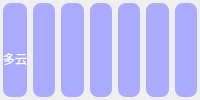
       <widget class="QWidget" name="widget0402" native="true">
        <property name="maximumSize">
         <size>
          <width>16777215</width>
          <height>16777215</height>
         </size>
        </property>
        <layout class="QGridLayout" name="gridLayout_6">
         <property name="leftMargin">
          <number>3</number>
         </property>
         <property name="topMargin">
          <number>3</number>
         </property>
         <property name="rightMargin">
          <number>3</number>
         </property>
         <property name="bottomMargin">
          <number>3</number>
         </property>
         <property name="verticalSpacing">
          <number>0</number>
         </property>
         <item row="1" column="1">
          <widget class="QLabel" name="labelWeatherIcon1">
           <property name="maximumSize">
            <size>
             <width>60</width>
             <height>60</height>
            </size>
           </property>
           <property name="styleSheet">
            <string notr="true">color: rgb(255, 255, 255);
background-color: rgb(37, 37, 37);
border-radius: 8px;
border-bottom-left-radius: 0px;
border-bottom-right-radius: 0px;
background-color: rgb(170, 170, 255);</string>
           </property>
           <property name="text">
            <string/>
           </property>
           <property name="pixmap">
            <pixmap resource="res.qrc">:/res/duoyun.png</pixmap>
           </property>
           <property name="scaledContents">
            <bool>true</bool>
           </property>
           <property name="alignment">
            <set>Qt::AlignCenter</set>
           </property>
          </widget>
         </item>
         <item row="1" column="0">
          <widget class="QLabel" name="labelWeatherIcon0">
           <property name="maximumSize">
            <size>
             <width>60</width>
             <height>60</height>
            </size>
           </property>
           <property name="styleSheet">
            <string notr="true">color: rgb(255, 255, 255);
background-color: rgb(255, 170, 255);
background-color: rgb(170, 170, 255);
border-radius: 8px;
border-bottom-left-radius: 0px;
border-bottom-right-radius: 0px;</string>
           </property>
           <property name="text">
            <string/>
           </property>
           <property name="pixmap">
            <pixmap resource="res.qrc">:/res/duoyun.png</pixmap>
           </property>
           <property name="scaledContents">
            <bool>true</bool>
           </property>
           <property name="alignment">
            <set>Qt::AlignCenter</set>
           </property>
          </widget>
         </item>
         <item row="1" column="4">
          <widget class="QLabel" name="labelWeatherIcon4">
           <property name="maximumSize">
            <size>
             <width>60</width>
             <height>60</height>
            </size>
           </property>
           <property name="styleSheet">
            <string notr="true">color: rgb(255, 255, 255);
background-color: rgb(37, 37, 37);
border-radius: 8px;
border-bottom-left-radius: 0px;
border-bottom-right-radius: 0px;
background-color: rgb(170, 170, 255);</string>
           </property>
           <property name="text">
            <string/>
           </property>
           <property name="pixmap">
            <pixmap resource="res.qrc">:/res/duoyun.png</pixmap>
           </property>
           <property name="scaledContents">
            <bool>true</bool>
           </property>
           <property name="alignment">
            <set>Qt::AlignCenter</set>
           </property>
          </widget>
         </item>
         <item row="2" column="0">
          <widget class="QLabel" name="lbWeatherTypeDate0">
           <property name="styleSheet">
            <string notr="true">color: rgb(255, 255, 255);
background-color: rgb(37, 37, 37);
border-radius: 8px;
border-top-left-radius: 0px;
border-top-right-radius: 0px;
background-color: rgb(170, 170, 255);</string>
           </property>
           <property name="text">
            <string>多云</string>
           </property>
           <property name="alignment">
            <set>Qt::AlignHCenter|Qt::AlignTop</set>
           </property>
          </widget>
         </item>
         <item row="1" column="5">
          <widget class="QLabel" name="labelWeatherIcon5">
           <property name="maximumSize">
            <size>
             <width>60</width>
             <height>60</height>
            </size>
           </property>
           <property name="styleSheet">
            <string notr="true">color: rgb(255, 255, 255);
background-color: rgb(37, 37, 37);
border-radius: 8px;
border-bottom-left-radius: 0px;
border-bottom-right-radius: 0px;
background-color: rgb(170, 170, 255);</string>
           </property>
           <property name="text">
            <string/>
           </property>
           <property name="pixmap">
            <pixmap resource="res.qrc">:/res/duoyun.png</pixmap>
           </property>
           <property name="scaledContents">
            <bool>true</bool>
           </property>
           <property name="alignment">
            <set>Qt::AlignCenter</set>
           </property>
          </widget>
         </item>
         <item row="1" column="2">
          <widget class="QLabel" name="labelWeatherIcon2">
           <property name="maximumSize">
            <size>
             <width>60</width>
             <height>60</height>
            </size>
           </property>
           <property name="styleSheet">
            <string notr="true">color: rgb(255, 255, 255);
background-color: rgb(37, 37, 37);
border-radius: 8px;
border-bottom-left-radius: 0px;
border-bottom-right-radius: 0px;
background-color: rgb(170, 170, 255);</string>
           </property>
           <property name="text">
            <string/>
           </property>
           <property name="pixmap">
            <pixmap resource="res.qrc">:/res/duoyun.png</pixmap>
           </property>
           <property name="scaledContents">
            <bool>true</bool>
           </property>
           <property name="alignment">
            <set>Qt::AlignCenter</set>
           </property>
          </widget>
         </item>
         <item row="1" column="3">
          <widget class="QLabel" name="labelWeatherIcon3">
           <property name="maximumSize">
            <size>
             <width>60</width>
             <height>60</height>
            </size>
           </property>
           <property name="styleSheet">
            <string notr="true">color: rgb(255, 255, 255);
background-color: rgb(37, 37, 37);
border-radius: 8px;
border-bottom-left-radius: 0px;
border-bottom-right-radius: 0px;
background-color: rgb(170, 170, 255);</string>
           </property>
           <property name="text">
            <string/>
           </property>
           <property name="pixmap">
            <pixmap resource="res.qrc">:/res/duoyun.png</pixmap>
           </property>
           <property name="scaledContents">
            <bool>true</bool>
           </property>
           <property name="alignment">
            <set>Qt::AlignCenter</set>
           </property>
          </widget>
         </item>
         <item row="2" column="1">
          <widget class="QLabel" name="lbWeatherTypeDate1">
           <property name="styleSheet">
            <string notr="true">color: rgb(255, 255, 255);
background-color: rgb(37, 37, 37);
border-radius: 8px;
border-top-left-radius: 0px;
border-top-right-radius: 0px;
background-color: rgb(170, 170, 255);</string>
           </property>
           <property name="text">
            <string/>
           </property>
           <property name="alignment">
            <set>Qt::AlignHCenter|Qt::AlignTop</set>
           </property>
          </widget>
         </item>
         <item row="2" column="4">
          <widget class="QLabel" name="lbWeatherTypeDate4">
           <property name="maximumSize">
            <size>
             <width>16777215</width>
             <height>16777215</height>
            </size>
           </property>
           <property name="styleSheet">
            <string notr="true">color: rgb(255, 255, 255);
background-color: rgb(37, 37, 37);
border-radius: 8px;
border-top-left-radius: 0px;
border-top-right-radius: 0px;
background-color: rgb(170, 170, 255);</string>
           </property>
           <property name="text">
            <string/>
           </property>
           <property name="alignment">
            <set>Qt::AlignHCenter|Qt::AlignTop</set>
           </property>
          </widget>
         </item>
         <item row="2" column="3">
          <widget class="QLabel" name="lbWeatherTypeDate3">
           <property name="styleSheet">
            <string notr="true">color: rgb(255, 255, 255);
background-color: rgb(37, 37, 37);
border-radius: 8px;
border-top-left-radius: 0px;
border-top-right-radius: 0px;
background-color: rgb(170, 170, 255);</string>
           </property>
           <property name="text">
            <string/>
           </property>
           <property name="alignment">
            <set>Qt::AlignHCenter|Qt::AlignTop</set>
           </property>
          </widget>
         </item>
         <item row="1" column="6">
          <widget class="QLabel" name="labelWeatherIcon6">
           <property name="maximumSize">
            <size>
             <width>60</width>
             <height>60</height>
            </size>
           </property>
           <property name="styleSheet">
            <string notr="true">color: rgb(255, 255, 255);
background-color: rgb(37, 37, 37);
border-radius: 8px;
border-bottom-left-radius: 0px;
border-bottom-right-radius: 0px;
background-color: rgb(170, 170, 255);</string>
           </property>
           <property name="text">
            <string/>
           </property>
           <property name="pixmap">
            <pixmap resource="res.qrc">:/res/duoyun.png</pixmap>
           </property>
           <property name="scaledContents">
            <bool>true</bool>
           </property>
           <property name="alignment">
            <set>Qt::AlignCenter</set>
           </property>
          </widget>
         </item>
         <item row="2" column="5">
          <widget class="QLabel" name="lbWeatherTypeDate5">
           <property name="maximumSize">
            <size>
             <width>16777215</width>
             <height>16777215</height>
            </size>
           </property>
           <property name="styleSheet">
            <string notr="true">color: rgb(255, 255, 255);
background-color: rgb(37, 37, 37);
border-radius: 8px;
border-top-left-radius: 0px;
border-top-right-radius: 0px;
background-color: rgb(170, 170, 255);</string>
           </property>
           <property name="text">
            <string/>
           </property>
           <property name="alignment">
            <set>Qt::AlignHCenter|Qt::AlignTop</set>
           </property>
          </widget>
         </item>
         <item row="2" column="6">
          <widget class="QLabel" name="lbWeatherTypeDate6">
           <property name="maximumSize">
            <size>
             <width>16777215</width>
             <height>16777215</height>
            </size>
           </property>
           <property name="styleSheet">
            <string notr="true">color: rgb(255, 255, 255);
background-color: rgb(37, 37, 37);
border-radius: 8px;
border-top-left-radius: 0px;
border-top-right-radius: 0px;
background-color: rgb(170, 170, 255);</string>
           </property>
           <property name="text">
            <string/>
           </property>
           <property name="alignment">
            <set>Qt::AlignHCenter|Qt::AlignTop</set>
           </property>
          </widget>
         </item>
         <item row="2" column="2">
          <widget class="QLabel" name="lbWeatherTypeDate2">
           <property name="styleSheet">
            <string notr="true">color: rgb(255, 255, 255);
background-color: rgb(37, 37, 37);
border-radius: 8px;
border-top-left-radius: 0px;
border-top-right-radius: 0px;
background-color: rgb(170, 170, 255);</string>
           </property>
           <property name="text">
            <string/>
           </property>
           <property name="alignment">
            <set>Qt::AlignHCenter|Qt::AlignTop</set>
           </property>
          </widget>
         </item>
        </layout>
       </widget>
